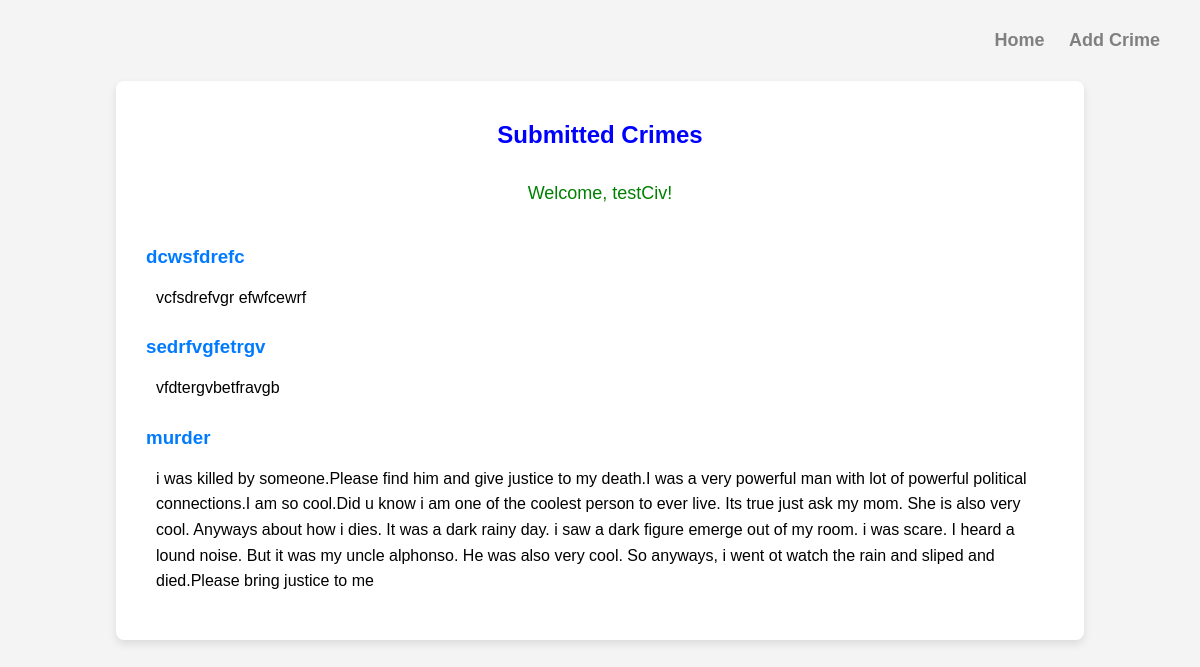
Page /civilian/submittedCrimes (signed in) on the earlier database version.
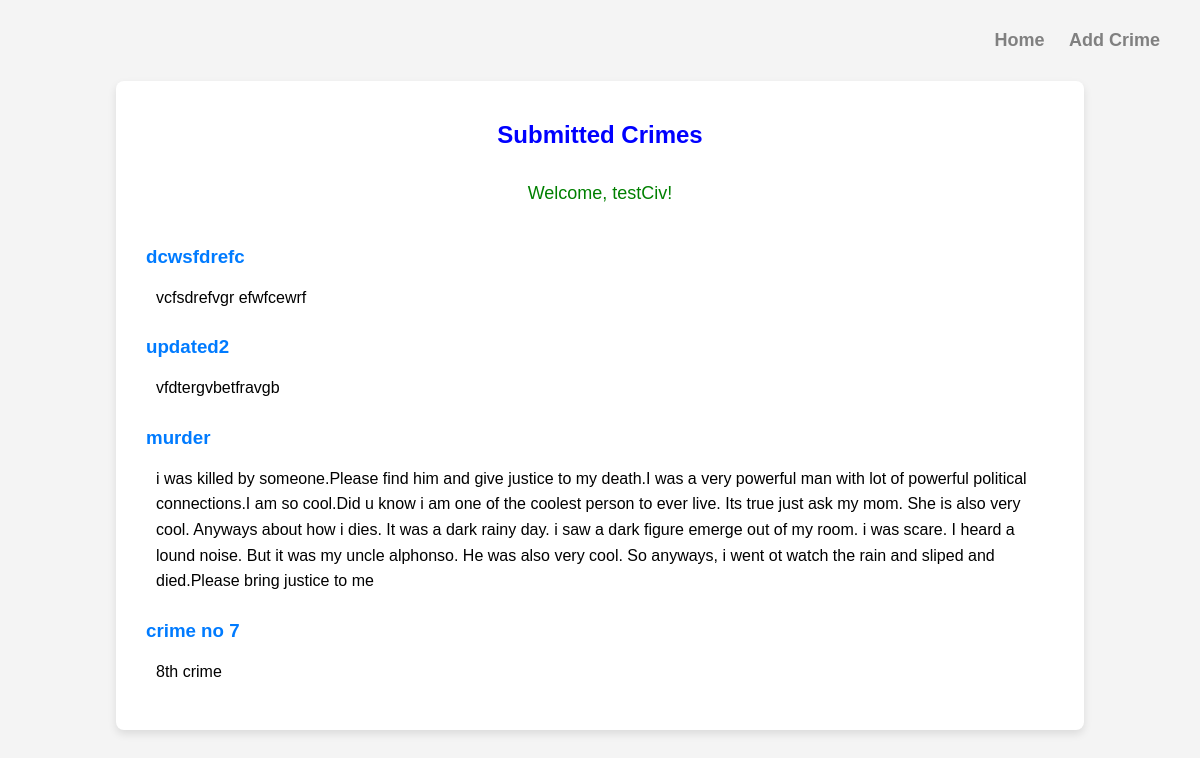
Same page on the later database version.
### civilian/models.py (models this page shows)
class CustomUser(AbstractUser):
    userTypeChoice=[
        ("Civilian","Civilian"),
        ("Admin","Admin"),
        ("Police","Police")
        ]
    user_type=models.CharField(max_length=15,choices=userTypeChoice)

### police/models.py (models this page shows, shortened)
class Crime(models.Model):
    statusChoice = [
        ("Completed", "Completed"),
        ("Investigating", "Investigating"),
        ("Request Pending", "Request Pending"),
    ]
    crime_type = models.CharField(max_length=50)
    description = models.TextField()
    location = models.CharField(max_length=50)
    station = models.ForeignKey(Station, on_delete=models.CASCADE)
    status = models.CharField(max_length=50, choices=statusChoice)
    submitted_by = models.ForeignKey(CivilianModel, on_delete=models.CASCADE)

### civilian/views.py (the view)
# urls.py: path("submittedCrimes", views.crime_submitted, name="submittedCrimes"),
@login_required
@user_passes_test(is_civilian, login_url="civilianLogin")
def crime_submitted(request):
    user = request.user
    civilian = CivilianModel.objects.get(user=user)
    user_submited_crimes = Crime.objects.filter(submitted_by=civilian)
    return render(
        request,
        "civilian_template/submittedCrime.html",
        {"crimes": user_submited_crimes},
    )

### civilian/views.py (called while the page is built)
def is_civilian(user):
    return user.user_type == "Civilian"

### templates/civilian_template/submittedCrime.html (shortened to what this page needs)
{% load static %}
<!DOCTYPE html>
<html lang="en">
<head>
    <link rel="stylesheet" href="{% static 'css/civilian/submittedCrime.css' %}">
</head>
<body>
    <nav>
      <a href="{% url 'civilianHome' %}">Home</a>
      <a href="{% url 'addCrime' %}">Add Crime</a>
    </nav>
    <div class="container">
      <h2>Submitted Crimes</h2>
      <p class="welcome">Welcome, {{request.user.username}}!</p>
      {% if crimes %}
        {% for crime in crimes %}
      <h3 class="crime"><a href="{% url 'submittedDetails' crime.id %}">{{crime.crime_type}}</a></h3>
        <p>{{crime.description}}
        <br>
        </p>
        {% endfor %}
      {% else %}
      <h3 class="no-crimes">No Crimes Submitted Till Now</h3>
      {% endif %}
    </div>
</body>
</html>

### static/css/civilian/submittedCrime.css (style rules this page uses)
body { font-family: Arial, sans-serif; background-color: #f4f4f4; margin: 0; padding: 20px; }
nav { padding: 10px; text-align: end; margin-bottom: 20px; }
nav a { color: gray; text-decoration: none; font-weight: bold; font-size: 18px; margin: 0 10px; }
.container { max-width: 80%; margin: 0 auto; background-color: white; padding: 20px; border-radius: 8px; box-shadow: 0 4px 8px rgba(0, 0, 0, 0.1); }
h2 { color: blue; text-align: center; margin-bottom: 20px; }
h3 { color: #007BFF; margin: 15px 0 5px 0; }
h3 a { color: #007BFF; text-decoration: none; }
p { color: black; line-height: 1.6; padding: 1px 10px 10px 20px; }
.crime { padding-left: 10px; }
.welcome { font-size: 18px; color: green; padding: 10px 0 20px 0; text-align: center; }

Differences in the rows shown:
changed Crime "vfdtergvbetfravgb": crime_type "sedrfvgfetrgv" → "updated2"
added Crime: crime_type "crime no 7", description "8th crime"
